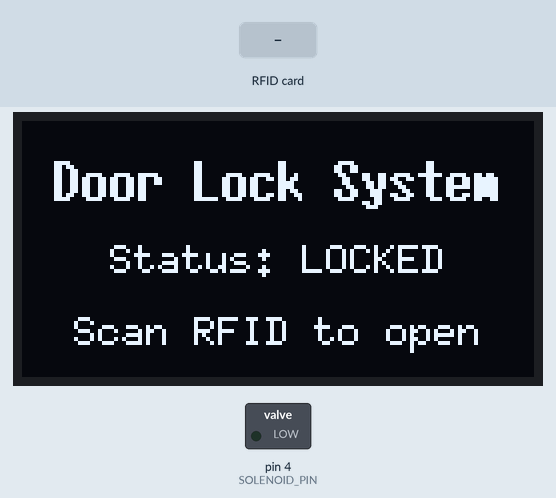
Recording of a sketch running on a simulated Arduino Uno, built with avr-gcc and run on an emulated ATmega328P. On the bench: 128×64 one-colour display, switched loads named in the sketch (green lamp = pin HIGH). The test bench sets the inputs (shaded band). Pins used as bus, display or sensor lines are not drawn; what the sketch prints to the serial monitor is not drawn.

Above: at 2.1 s.
2.2 s: RFID card B3 4A 9E 29 held to the reader
At 3.3 s:
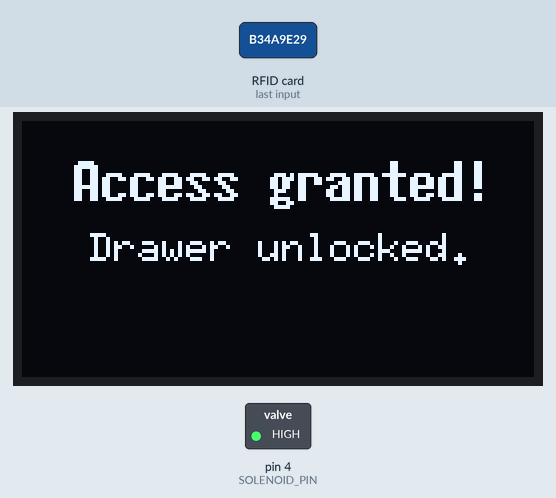
At 13.2 s:
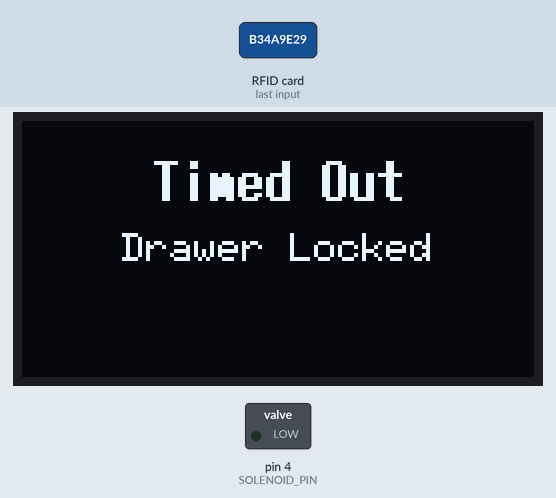
Timing chart, 0 to 14.7 s (numbered marks = the images above; inputs shaded):
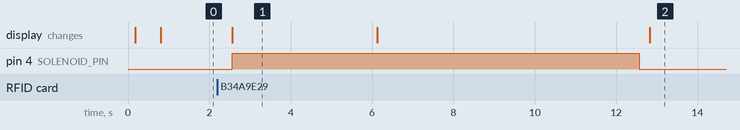

The sketch:

lock_v1.ino
```cpp
// Arduino Solenoid Lock Control with RFID and OLED Display

#include <avr/wdt.h>
#include <avr/sleep.h>
#include <avr/power.h>
#include <SPI.h>
#include <MFRC522.h>
#include <Wire.h>
#include <U8g2lib.h>

// Configuration flags
#define DEBUG false            // Set to false to disable serial command input

// Pin definitions
#define SS_PIN 10
#define RST_PIN 9
#define SOLENOID_PIN 4        // Digital pin connected to MOSFET/transistor gate
#define BYPASS_LOCK_BTN 2   // Button for bypassing lock in case something goes wrong
// #define DRAWER_SENSOR_PIN 7   // Reed switch or hall effect sensor for drawer position

// OLED Display configuration
U8G2_SSD1306_128X64_NONAME_1_HW_I2C u8g2(U8G2_R0, U8X8_PIN_NONE);

// RFID configuration
// Replace with your authorized card UIDs - you can add more as needed
byte authorizedUIDs[][4] = {
  {0xB3, 0x4A, 0x9E, 0x29},  // Example card 1
  {0x12, 0x34, 0x56, 0x78}   // Example card 2
};
#define NUM_AUTHORIZED_CARDS (sizeof(authorizedUIDs) / sizeof(authorizedUIDs[0]))

// Timing configuration
const unsigned long UNLOCK_TIME = 10000;          // Time to keep solenoid energized (ms)
const unsigned long SLEEP_AFTER_TIME = 60000;     // Enter sleep mode after 1 minute of inactivity
const unsigned long DISPLAY_UPDATE_INTERVAL = 1000; // How often to refresh display (ms)
const unsigned long DISPLAY_MESSAGE_TIME = 3000;   // How long to show temporary messages (ms)
const unsigned long DISPLAY_INTRO_INTERVAL = 10000; // Intro screen stays for 10 seconds
unsigned long lastIntroScreenTime = 0;   // Track the intro screen display time
unsigned long lastStatusScreenTime = 0;  // Track the time of status screen display

// Watchdog timer period in milliseconds (8 hours = 28,800,000ms)
// Note: The actual watchdog timer has limited preset values, we'll use the longest available
const unsigned long WATCHDOG_PERIOD = 8000;       // 8 seconds between watchdog resets

// State variables
unsigned long unlockStartTime = 0;     // Timestamp when unlock began
unsigned long lastActivityTime = 0;    // Timestamp of last activity
unsigned long lastDebounceTime = 0;    // For button debouncing
unsigned long lastDisplayUpdate = 0;   // For display refresh timing
unsigned long messageStartTime = 0;    // For temporary message display
const unsigned long TEMP_MESSAGE_DURATION = 3000;  // 3 seconds for temporary message
const unsigned long STATUS_DISPLAY_DURATION = 10000; // 10 seconds for status display
unsigned long tempMessageStartTime = 0;
unsigned long statusScreenStartTime = 0;
unsigned long lastButtonCheck = 0;
unsigned long lastWatchdogReset = 0;   // Track the last time we reset the watchdog

// State flags
bool unlockTimerActive = false;   // Flag to track if unlock timer is running
bool unlockedByAuth = false;      // Flag to track if unlocked by authentication
bool manualUnlocked = false;      // Flag to track if manually unlocked
bool sleepEnabled = true;         // Flag to control sleep mode
bool temporaryMessageActive = false; // Flag for temporary message display
bool statusScreenActive = false;
// bool drawerOpen = false;       // Flag to track if drawer is physically open

// Create MFRC522 instance
MFRC522 rfid(SS_PIN, RST_PIN);

// ISR for waking up from sleep mode
void wakeUp() {
  // This function will be called when interrupt is triggered
  // No need to do anything here, just waking up
}

// Helper function to check if the door is already unlocked
bool isDoorUnlocked() {
  return digitalRead(SOLENOID_PIN) == HIGH;
}

void setup() {

  // Initialize serial communication for debugging
  Serial.begin(9600);
  delay(100);

  // Initialize SPI bus and RFID module
  SPI.begin();
  rfid.PCD_Init();

  // Set pin modes
  pinMode(SOLENOID_PIN, OUTPUT);
  // pinMode(DRAWER_SENSOR_PIN, INPUT_PULLUP);  // Pull-up for reed switch

  // Ensure solenoid is locked at startup
  digitalWrite(SOLENOID_PIN, LOW);

  // Attach interrupt for waking up from sleep
  // attachInterrupt(digitalPinToInterrupt(MANUAL_UNLOCK_BTN), wakeUp, LOW);

  // Initialize activity timer
  lastActivityTime = millis();

  // Initialize OLED display
  u8g2.begin();
  delay(100);

  showIntroScreen();

  // Enable the watchdog timer with timeout of approximately 8 seconds
  // For a system used once or twice a day, we'll use the longest available timeout
  wdt_enable(WDTO_8S);  // 8 seconds is the longest standard timeout
  lastWatchdogReset = millis();

  // Print startup message
  Serial.println(F("Solenoid Lock Control System with RFID"));
  Serial.println(F("Watchdog timer enabled with 8-second timeout"));
  Serial.println(F("System will auto-reset if it becomes unresponsive"));

  if (DEBUG) {
    Serial.println(F("DEBUG mode is ON - Serial commands are enabled"));
    Serial.println(F("Commands: U=Unlock, L=Lock, S=Status, M=Toggle Session Mode, Z=Toggle Sleep Mode"));
  } else {
    Serial.println(F("DEBUG mode is OFF - Serial commands are disabled"));
  }
  Serial.println(F("Place your RFID card near the reader to unlock..."));

  // Update display with startup information
  // showStatus();
}

void loop() {
  // Get current time once per loop
  unsigned long currentMillis = millis();

  // Reset the watchdog timer only if a certain period has passed
  // This approach ensures we don't reset it on every loop iteration
  if (currentMillis - lastWatchdogReset >= WATCHDOG_PERIOD / 2) {
    wdt_reset();
    lastWatchdogReset = currentMillis;
  }

  // Check for RFID card
  checkRFID();

  // Check for serial commands (only if DEBUG is enabled)
  if (DEBUG) {
    checkSerial();
  } else {
    // Clear serial buffer even when not processing commands
    while (Serial.available()) {
      Serial.read();
    }
  }

  // Handle unlock timer
  handleUnlockTimer();

  // Update display only occasionally (not every loop!)
  static unsigned long lastDisplayUpdate = 0;
  const unsigned long DISPLAY_UPDATE_RATE = 250; // Update display 4 times per second maximum

  if (currentMillis - lastDisplayUpdate >= DISPLAY_UPDATE_RATE) {
    lastDisplayUpdate = currentMillis;
    updateDisplay();
  }
}

void updateDisplay() {
  unsigned long currentMillis = millis();

  // First priority: Check if temporary message is active
  if (temporaryMessageActive) {
    // Check if temporary message duration has elapsed
    if (currentMillis - tempMessageStartTime >= TEMP_MESSAGE_DURATION) {
      temporaryMessageActive = false;

      // After temporary message, show status screen
      showStatus();
      statusScreenActive = true;
      statusScreenStartTime = currentMillis;
    }
    // Else: Keep showing temporary message
  }
  // Second priority: Check if status screen is active
  else if (statusScreenActive) {
    // Check if status screen duration has elapsed
    if (currentMillis - statusScreenStartTime >= STATUS_DISPLAY_DURATION) {
      statusScreenActive = false;

      // Return to intro screen after status screen times out
      showIntroScreen();
    }
    // Else: Keep showing status screen
  }
  // Default state: Show intro screen if nothing else is active
  else {
    // We're already showing the intro screen, nothing to do
  }
}

void showTemporaryMessage(const char* line1, const char* line2) {
  u8g2.firstPage();
  do {
    u8g2.setFont(u8g2_font_7x14B_tf);
    int w1 = u8g2.getStrWidth(line1);
    u8g2.drawStr((128 - w1) / 2, 20, line1);

    u8g2.setFont(u8g2_font_6x10_tf);
    int w2 = u8g2.getStrWidth(line2);
    u8g2.drawStr((128 - w2) / 2, 35, line2);
  } while (u8g2.nextPage());

  messageStartTime = millis();
  temporaryMessageActive = true;
  tempMessageStartTime = millis();
}

void showIntroScreen() {
  bool doorLocked = !isDoorUnlocked();

  u8g2.firstPage();
  do {
    // 1. Title
    u8g2.setFont(u8g2_font_7x14B_tf);  // Bold and readable
    const char* title = "Door Lock System";
    int titleWidth = u8g2.getStrWidth(title);
    int titleX = (128 - titleWidth) / 2;
    u8g2.drawStr(titleX, 20, title);  // Draw at Y = 20 for top section

    // 2. Status
    u8g2.setFont(u8g2_font_6x10_tf);  // Slightly smaller
    const char* status = doorLocked ? "Status: LOCKED" : "Status: UNLOCKED";
    int statusWidth = u8g2.getStrWidth(status);
    int statusX = (128 - statusWidth) / 2;
    u8g2.drawStr(statusX, 38, status);  // Draw below title

    // 3. Instruction (only if locked)
    if (doorLocked) {
      const char* instruction = "Scan RFID to open";
      int instrWidth = u8g2.getStrWidth(instruction);
      int instrX = (128 - instrWidth) / 2;
      u8g2.drawStr(instrX, 56, instruction);  // Near bottom
    }

  } while (u8g2.nextPage());
}

void showStatus() {
  u8g2.firstPage();
  do {
    // 1. Set font (small enough to fit lines, e.g. 6x10)
    u8g2.setFont(u8g2_font_6x10_tf);  // Suitable for 128x64

    // 2. Header
    u8g2.drawStr(0, 10, "Current Status Info");
    u8g2.drawStr(0, 20, "---------------------");

    // 3. Lock status
    u8g2.drawStr(0, 30, "Status:");
    u8g2.drawStr(60, 30, isDoorUnlocked() ? "UNLOCKED" : "LOCKED");

    // 5. Positive message
    u8g2.drawStr(0, 60, "Have a great day!");

  } while (u8g2.nextPage());
}

void checkRFID() {
  // Skips RFID checks if already unlocked.
  if (isDoorUnlocked()) {
    return;
  }

  // Check if there's a new card present
  if (!rfid.PICC_IsNewCardPresent()) return;

  // Try to read the card
  if (!rfid.PICC_ReadCardSerial()) return;

  // Log detailed card information
  if (DEBUG) {
    logRFIDDetails();
  }

  // Check if this is an authorized card
  boolean authorized = false;

  // Compare against all authorized UIDs
  for (byte cardIdx = 0; cardIdx < NUM_AUTHORIZED_CARDS; cardIdx++) {
    bool match = true;

    // Compare each byte of the UID
    for (byte i = 0; i < 4; i++) {
      if (rfid.uid.uidByte[i] != authorizedUIDs[cardIdx][i]) {
        match = false;
        break;
      }
    }

    if (match) {
      authorized = true;
      break;
    }
  }

  if (authorized) {
    Serial.println(F("Authorized card detected"));
    showTemporaryMessage("Access granted!", "Drawer unlocked.");
    unlockDoor();
  } else {
    Serial.println(F("Unauthorized card - access denied"));

    // Show card UID on display
    char uidMsg[64];
    sprintf(uidMsg, "Access denied!\nUID:%02X %02X %02X %02X",
            rfid.uid.uidByte[0], rfid.uid.uidByte[1],
            rfid.uid.uidByte[2], rfid.uid.uidByte[3]);
    // showTemporaryMessage(uidMsg);
  }

  // Halt PICC and stop encryption
  rfid.PICC_HaltA();
  rfid.PCD_StopCrypto1();

  // Update activity timestamp
  lastActivityTime = millis();
}

void checkSerial() {
  // Process all available serial data to prevent buffer overflow
  while (Serial.available() > 0) {
    char command = Serial.read();
    lastActivityTime = millis(); // Update activity timestamp

    // Process only valid commands and ignore line endings/whitespace
    if (command == '\n' || command == '\r' || command == ' ' || command == '\t') {
      continue; // Skip whitespace and line endings
    }

    // If door is unlocked, only accept lock commands or status reqeusts.
    if (isDoorUnlocked()) {
      if (command == 'l' || command == 'L') {
        lockDoor();
      } else if (command == 's' || command == 'S') {
        printStatus();
      }
      continue; // Skip other commands while door is unlocked
    }

    // Process commands normally when door is locked
    if (command == 'u' || command == 'U') {
      unlockDoor();
    } else if (command == 'l' || command == 'L') {
      lockDoor();
    } else if (command == 's' || command == 'S') {
      // Status request
      printStatus();
    } else if (command == 'z' || command == 'Z') {
      // Toggle sleep mode
      sleepEnabled = !sleepEnabled;
      Serial.println(sleepEnabled ? "Sleep mode enabled" : "Sleep mode disabled");
      // showTemporaryMessage(sleepEnabled ? "Sleep mode ON" : "Sleep mode OFF");
    } else {
      // Indicate unknown command
      Serial.print(F("Unknown command: "));
      Serial.println(command);

      char unknownMsg[32];
      sprintf(unknownMsg, "Unknown cmd: %c", command);
      // showTemporaryMessage(unknownMsg);
    }

    // Small delay to prevent hogging the CPU if there's a lot of serial data
    delay(10);
  }
}

void handleUnlockTimer() {
  if (unlockTimerActive) {
    if (millis() - unlockStartTime >= UNLOCK_TIME) {
      /*
      // Uncomment after implementing drawer sensor
      if (!drawerOpen) {
        lockDoor(); // Lock the door after timeout only if drawer is closed
      } else {
        Serial.println(F("Unlock timer expired but drawer is open - remaining unlocked"));
      }
      */

      // Until drawer sensor is implemented, always lock after timeout
      lockDoor();
      unlockTimerActive = false; // Deactivate timer
    }
  }
}

void unlockDoor() {
  Serial.println(F("Unlocking door..."));
  digitalWrite(SOLENOID_PIN, HIGH);  // Energize solenoid to unlock

  unlockStartTime = millis();       // Store the current time
  unlockTimerActive = true;         // Activate the timer
  lastActivityTime = millis();      // Update activity timestamp

  unlockedByAuth = true;
  manualUnlocked = false;

  Serial.println(F("Door unlocked - will auto-lock after timeout"));
}

void lockDoor() {
  Serial.println(F("Locking door..."));
  digitalWrite(SOLENOID_PIN, LOW);   // De-energize solenoid to lock

  unlockTimerActive = false;        // Deactivate the timer if it was running
  lastActivityTime = millis();      // Update activity timestamp

  Serial.println(F("Door locked"));
  showTemporaryMessage("Timed Out", "Drawer Locked");
}


void printStatus() {
  Serial.println(F("----------------------------------------"));
  Serial.println(F("System Status:"));
  Serial.println("Door is: " + String(digitalRead(SOLENOID_PIN) == HIGH ? "UNLOCKED" : "LOCKED"));

  Serial.println("Sleep mode: " + String(sleepEnabled ? "ENABLED" : "DISABLED"));
  // Serial.println(F("Drawer is: " + String(drawerOpen ? "OPEN" : "CLOSED")));
  Serial.println(F("----------------------------------------"));

  // Update display with current status
  // showStatus();
}

void logRFIDDetails() {
  // Log the UID in both hex and decimal formats if DEBUG is set to True
  Serial.println(F("--------- RFID Card Details ---------"));

  // Log in HEX format
  Serial.print(F("Card UID (HEX): "));
  for (byte i = 0; i < rfid.uid.size; i++) {
    Serial.print(rfid.uid.uidByte[i] < 0x10 ? " 0" : " ");
    Serial.print(rfid.uid.uidByte[i], HEX);
  }
  Serial.println();

  // Log in decimal format
  Serial.print(F("Card UID (DEC): "));
  for (byte i = 0; i < rfid.uid.size; i++) {
    Serial.print(" ");
    Serial.print(rfid.uid.uidByte[i], DEC);
  }
  Serial.println();

  // Log the PICC type
  MFRC522::PICC_Type piccType = rfid.PICC_GetType(rfid.uid.sak);
  Serial.print(F("PICC Type: "));
  Serial.println(rfid.PICC_GetTypeName(piccType));

  Serial.println(F("--------------------------------------"));

  // Show card UID on display
  char uidMsg[64];
  sprintf(uidMsg, "Card detected\nUID:%02X %02X %02X %02X",
          rfid.uid.uidByte[0], rfid.uid.uidByte[1],
          rfid.uid.uidByte[2], rfid.uid.uidByte[3]);
  delay(1000); // Show UID briefly before checking authorization
}
```

Measured:
- after the input at 2.2 s, pin 4 (SOLENOID_PIN): LOW → HIGH after 0.37 s, → LOW 10.0 s later; the display: changes after 0.37 s (image 1)
- what the display in image 1 shows lasts 3.5 s, from 2.6 s to 6.1 s
